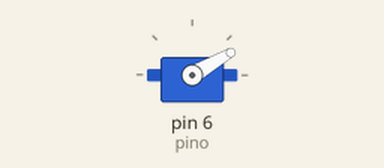
Recording of a sketch running on a simulated Arduino Uno, built with avr-gcc and run on an emulated ATmega328P. On the bench: servo.

Above: at 0.05 s.
At 5.0 s:
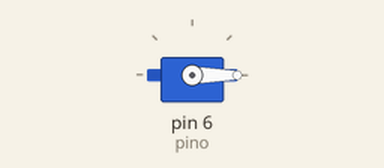
Timing chart, 0 to 6.5 s (numbered marks = the images above):
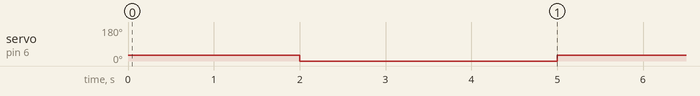

Measured:
- by itself, servo on pin 6 (pino): alternates 30° for 2.0 s and 0° for 3.0 s

The sketch:

Teste_Servo.ino
```cpp
#include <Servo.h>
Servo servo;

int pino = 6;
int tempo = 2000;
int angulo = 30;

void setup(){
  servo.attach(pino);
  servo.write(0);
}

void servoAngulo(int tempo)
{
    servo.write(angulo);
    delay(tempo);
    servo.write(0);
}

void loop(){
  servoAngulo(tempo);
  delay(3000);
}
```
